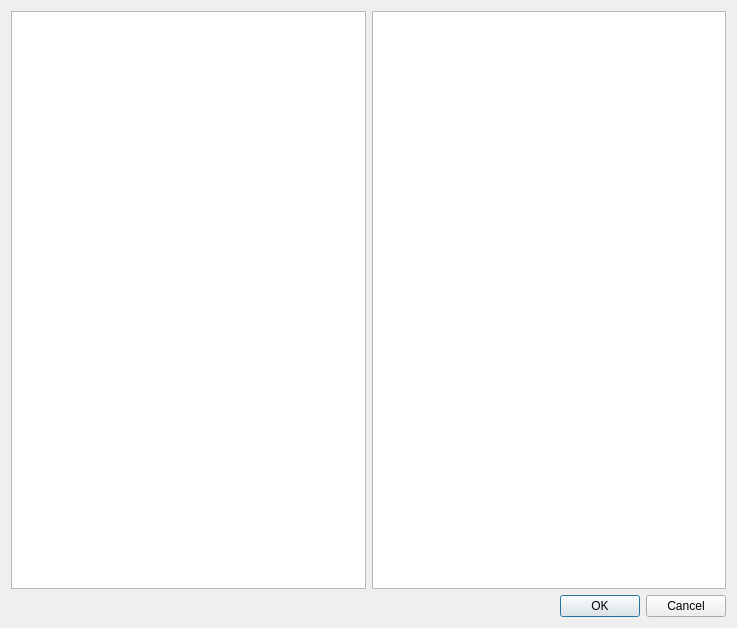
<?xml version="1.0" encoding="UTF-8"?>
<ui version="4.0">
 <class>SelectDirectoryDialog</class>
 <widget class="QDialog" name="SelectDirectoryDialog">
  <property name="geometry">
   <rect>
    <x>0</x>
    <y>0</y>
    <width>737</width>
    <height>628</height>
   </rect>
  </property>
  <property name="windowTitle">
   <string>Select Directory</string>
  </property>
  <layout class="QGridLayout" name="gridLayout">
   <item row="0" column="0">
    <layout class="QHBoxLayout" name="horizontalLayout" stretch="1,1">
     <item>
      <widget class="QTreeView" name="SelectDirectoryTreeView"/>
     </item>
     <item>
      <widget class="QTreeView" name="fileListTreeView"/>
     </item>
    </layout>
   </item>
   <item row="1" column="0">
    <widget class="QDialogButtonBox" name="buttonBox">
     <property name="orientation">
      <enum>Qt::Horizontal</enum>
     </property>
     <property name="standardButtons">
      <set>QDialogButtonBox::Cancel|QDialogButtonBox::Ok</set>
     </property>
    </widget>
   </item>
  </layout>
 </widget>
 <resources/>
 <connections>
  <connection>
   <sender>buttonBox</sender>
   <signal>accepted()</signal>
   <receiver>SelectDirectoryDialog</receiver>
   <slot>accept()</slot>
   <hints>
    <hint type="sourcelabel">
     <x>248</x>
     <y>254</y>
    </hint>
    <hint type="destinationlabel">
     <x>157</x>
     <y>274</y>
    </hint>
   </hints>
  </connection>
  <connection>
   <sender>buttonBox</sender>
   <signal>rejected()</signal>
   <receiver>SelectDirectoryDialog</receiver>
   <slot>reject()</slot>
   <hints>
    <hint type="sourcelabel">
     <x>316</x>
     <y>260</y>
    </hint>
    <hint type="destinationlabel">
     <x>286</x>
     <y>274</y>
    </hint>
   </hints>
  </connection>
 </connections>
</ui>
